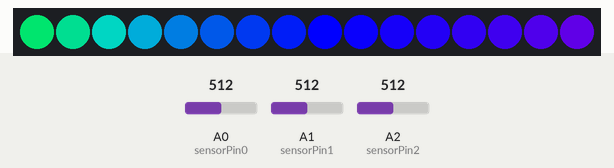
The program below on a simulated Teensy 3. Parts: 16 RGB LEDs in strip order, left to right. The test bench sets the inputs (shaded band); at power-on: A0 (sensorPin0) = 512, A1 (sensorPin1) = 512, A2 (sensorPin2) = 512.

Above: at 1.2 s.
1.3 s: A0 (sensorPin0) set to 716
At 2.2 s:
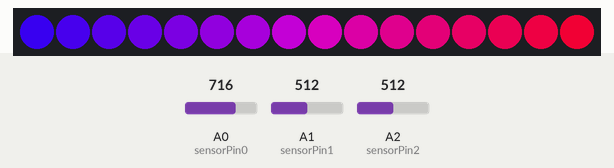
2.8 s: A1 (sensorPin1) set to 306
At 3.3 s:
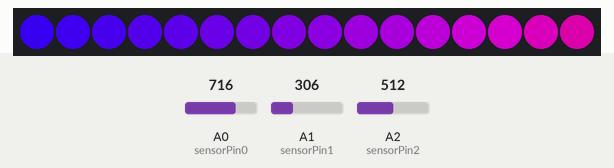
4.3 s: A2 (sensorPin2) set to 900
At 5.5 s:
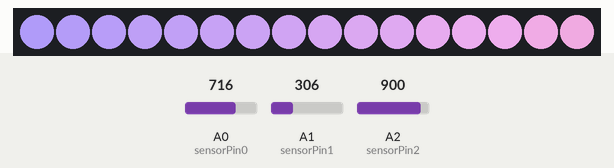
5.8 s: A2 (sensorPin2) set to 1023
At 6.8 s:
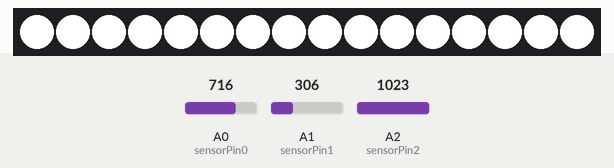
7.3 s: A2 (sensorPin2) set to 0
At 7.9 s:
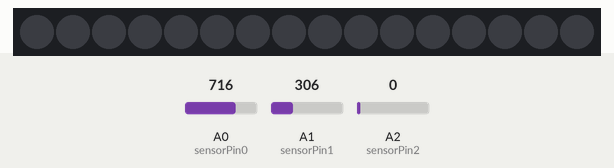
Timing chart, 0 to 9.8 s (numbered marks = the images above; inputs shaded):
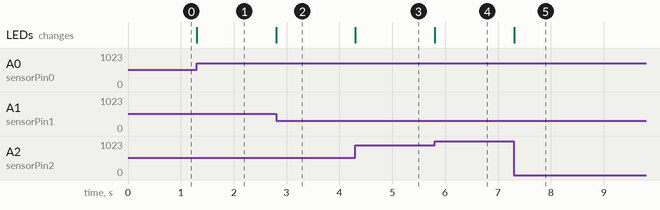

Measured:
- after the input at 1.3 s, the LEDs: change at once (image 1)
- after the input at 2.8 s, the LEDs: change at once (image 2)
- after the input at 4.3 s, the LEDs: change at once (image 3)
- after the input at 5.8 s, the LEDs: change at once (image 4)
- after the input at 7.3 s, the LEDs: change at once (image 5)

The program:

main.cpp
```cpp
#include <FastLED.h>

// How many leds in your strip?
#define NUM_LEDS 16

// For led chips like WS2812, which have a data line, ground, and power, you just
// need to define DATA_PIN.  For led chipsets that are SPI based (four wires - data, clock,
// ground, and power), like the LPD8806 define both DATA_PIN and CLOCK_PIN
// Clock pin only needed for SPI based chipsets when not using hardware SPI
#define DATA_PIN 11

// Define the array of leds
CRGB leds[NUM_LEDS];

// Define sensor pins (potentiometers)
int sensorPin0 = A0;
int sensorPin1 = A1;
int sensorPin2 = A2;
int sensorValue0 = 0;
int sensorValue1 = 0;
int sensorValue2 = 0;

int startColor = 0;
int endColor = 0;

int offsetAngle = 0;

// CHSV startColor(CHSV::Blue);
// CHSV endColor(CHSV::Blue);

int startPos=0;
int endPos=NUM_LEDS-1;

void setup() {
    // Uncomment/edit one of the following lines for your leds arrangement.
    // ## Clockless types ##
     FastLED.addLeds<NEOPIXEL, DATA_PIN>(leds, NUM_LEDS);  // GRB ordering is assumed
    // FastLED.addLeds<SM16703, DATA_PIN, RGB>(leds, NUM_LEDS);
    // FastLED.addLeds<TM1829, DATA_PIN, RGB>(leds, NUM_LEDS);
    // FastLED.addLeds<TM1812, DATA_PIN, RGB>(leds, NUM_LEDS);
    // FastLED.addLeds<TM1809, DATA_PIN, RGB>(leds, NUM_LEDS);
    // FastLED.addLeds<TM1804, DATA_PIN, RGB>(leds, NUM_LEDS);
    // FastLED.addLeds<TM1803, DATA_PIN, RGB>(leds, NUM_LEDS);
    // FastLED.addLeds<UCS1903, DATA_PIN, RGB>(leds, NUM_LEDS);
    // FastLED.addLeds<UCS1903B, DATA_PIN, RGB>(leds, NUM_LEDS);
    // FastLED.addLeds<UCS1904, DATA_PIN, RGB>(leds, NUM_LEDS);
    // FastLED.addLeds<UCS2903, DATA_PIN, RGB>(leds, NUM_LEDS);
    // FastLED.addLeds<WS2812, DATA_PIN, RGB>(leds, NUM_LEDS);  // GRB ordering is typical
    // FastLED.addLeds<WS2852, DATA_PIN, RGB>(leds, NUM_LEDS);  // GRB ordering is typical
    // FastLED.addLeds<WS2812B, DATA_PIN, RGB>(leds, NUM_LEDS);  // GRB ordering is typical
    // FastLED.addLeds<GS1903, DATA_PIN, RGB>(leds, NUM_LEDS);
    // FastLED.addLeds<SK6812, DATA_PIN, RGB>(leds, NUM_LEDS);  // GRB ordering is typical
    // FastLED.addLeds<SK6822, DATA_PIN, RGB>(leds, NUM_LEDS);
    // FastLED.addLeds<APA106, DATA_PIN, RGB>(leds, NUM_LEDS);
    // FastLED.addLeds<PL9823, DATA_PIN, RGB>(leds, NUM_LEDS);
    // FastLED.addLeds<SK6822, DATA_PIN, RGB>(leds, NUM_LEDS);
    // FastLED.addLeds<WS2811, DATA_PIN, RGB>(leds, NUM_LEDS);
    // FastLED.addLeds<WS2813, DATA_PIN, RGB>(leds, NUM_LEDS);
    // FastLED.addLeds<APA104, DATA_PIN, RGB>(leds, NUM_LEDS);
    // FastLED.addLeds<WS2811_400, DATA_PIN, RGB>(leds, NUM_LEDS);
    // FastLED.addLeds<GE8822, DATA_PIN, RGB>(leds, NUM_LEDS);
    // FastLED.addLeds<GW6205, DATA_PIN, RGB>(leds, NUM_LEDS);
    // FastLED.addLeds<GW6205_400, DATA_PIN, RGB>(leds, NUM_LEDS);
    // FastLED.addLeds<LPD1886, DATA_PIN, RGB>(leds, NUM_LEDS);
    // FastLED.addLeds<LPD1886_8BIT, DATA_PIN, RGB>(leds, NUM_LEDS);
    // ## Clocked (SPI) types ##
    // FastLED.addLeds<LPD6803, DATA_PIN, CLOCK_PIN, RGB>(leds, NUM_LEDS);  // GRB ordering is typical
    // FastLED.addLeds<LPD8806, DATA_PIN, CLOCK_PIN, RGB>(leds, NUM_LEDS);  // GRB ordering is typical
    // FastLED.addLeds<WS2801, DATA_PIN, CLOCK_PIN, RGB>(leds, NUM_LEDS);
    // FastLED.addLeds<WS2803, DATA_PIN, CLOCK_PIN, RGB>(leds, NUM_LEDS);
    // FastLED.addLeds<SM16716, DATA_PIN, CLOCK_PIN, RGB>(leds, NUM_LEDS);
    // FastLED.addLeds<P9813, DATA_PIN, CLOCK_PIN, RGB>(leds, NUM_LEDS);  // BGR ordering is typical
    // FastLED.addLeds<DOTSTAR, DATA_PIN, CLOCK_PIN, RGB>(leds, NUM_LEDS);  // BGR ordering is typical
    // FastLED.addLeds<APA102, DATA_PIN, CLOCK_PIN, RGB>(leds, NUM_LEDS);  // BGR ordering is typical
    // FastLED.addLeds<SK9822, DATA_PIN, CLOCK_PIN, RGB>(leds, NUM_LEDS);  // BGR ordering is typical
    FastLED.setBrightness(255);
}

void loop() {
  // first potentiometer is read and mapped to Hue value of first LED segment
  sensorValue0 = map(analogRead(sensorPin0),0,1023,0,255);
  // second potentiometer is read and mapped to "length" of single color segments
  sensorValue1 = map(analogRead(sensorPin1),0,1023,0,125);
  // third potentiometer is read and mapped to Value value of all led segments
  sensorValue2 = map(analogRead(sensorPin2),0,1023,0,510);


  offsetAngle = sensorValue1;
  if (offsetAngle + sensorValue0 > 255) {
    offsetAngle -= 255;
  }

  CHSV startColor = CHSV(0 ,0 ,0);
  CHSV endColor = CHSV(0, 0, 0);

  if (sensorValue2 <= 255) {
    startColor = CHSV(sensorValue0,255,sensorValue2);
    endColor = CHSV(sensorValue0 + offsetAngle,255,sensorValue2);
  }
  else {
    sensorValue2 -= 255;
    startColor = CHSV(sensorValue0,255-sensorValue2,255);
    endColor = CHSV(sensorValue0 + offsetAngle,255-sensorValue2,255);
  }


  fill_gradient_HSV(leds, startPos, startColor, endPos, endColor);
  FastLED.show();

  // prints potentiometer values to serial monitors
  // Serial.print("sensor 0 : ");
  // Serial.print(sensorValue0);
  // Serial.print("  sensor 1 : ");
  // Serial.print(sensorValue1);
  // Serial.print("  sensor 2 : ");
  // Serial.println(sensorValue2);

  // // Turn the LED on, then pause
  // leds[0] = CRGB::Blue;
  // FastLED.show();
  // delay(500);
  // // Now turn the LED off, then pause
  // leds[0] = CRGB::Black;
  // FastLED.show();
  // delay(500);
}

// void HSVoffsetAngle(){

//   offsetAngle = sensorValue2;
//   if (offsetAngle + sensorValue0 > 255) {
//     offsetAngle -= 255;
//   }


// }
```
